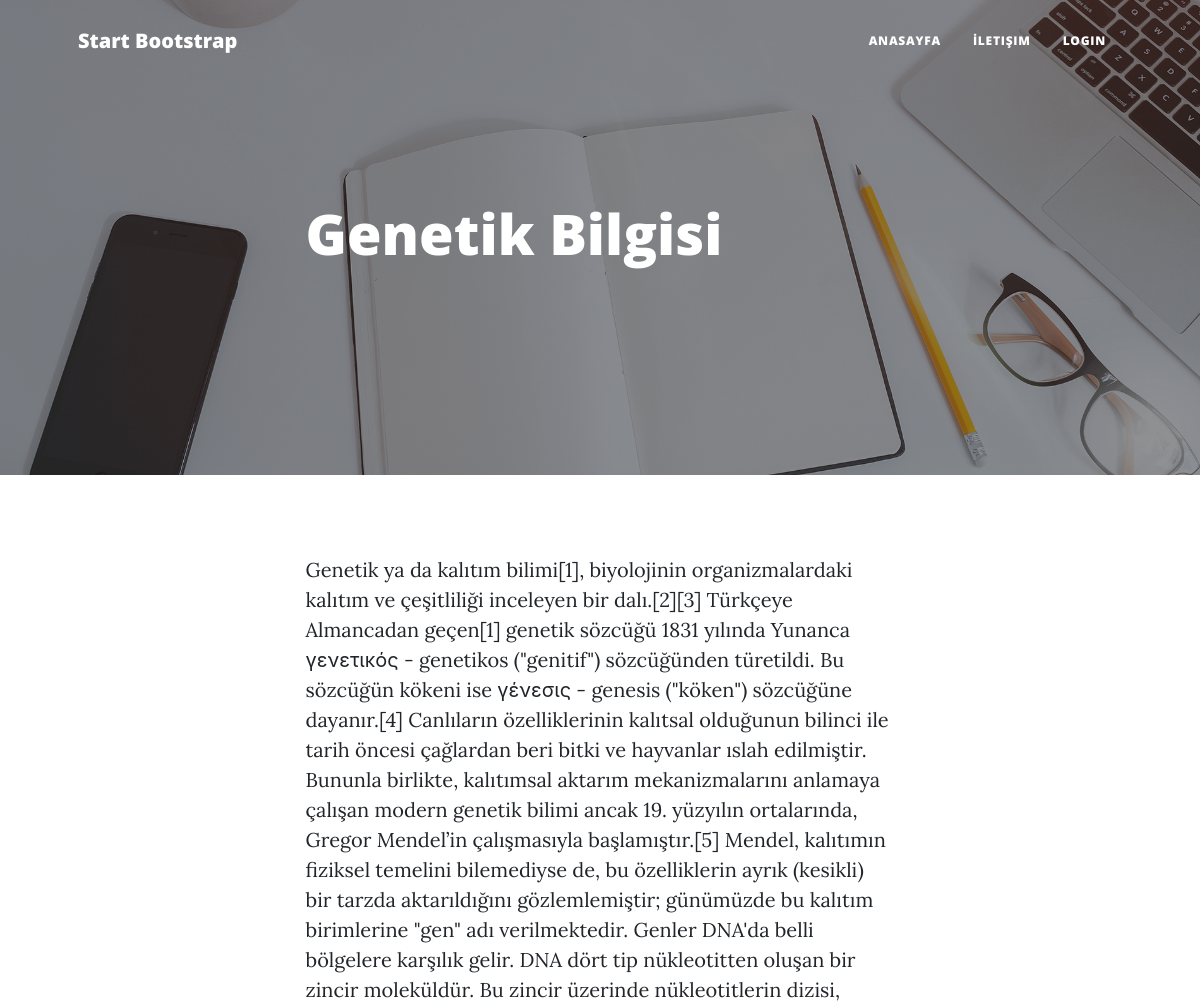
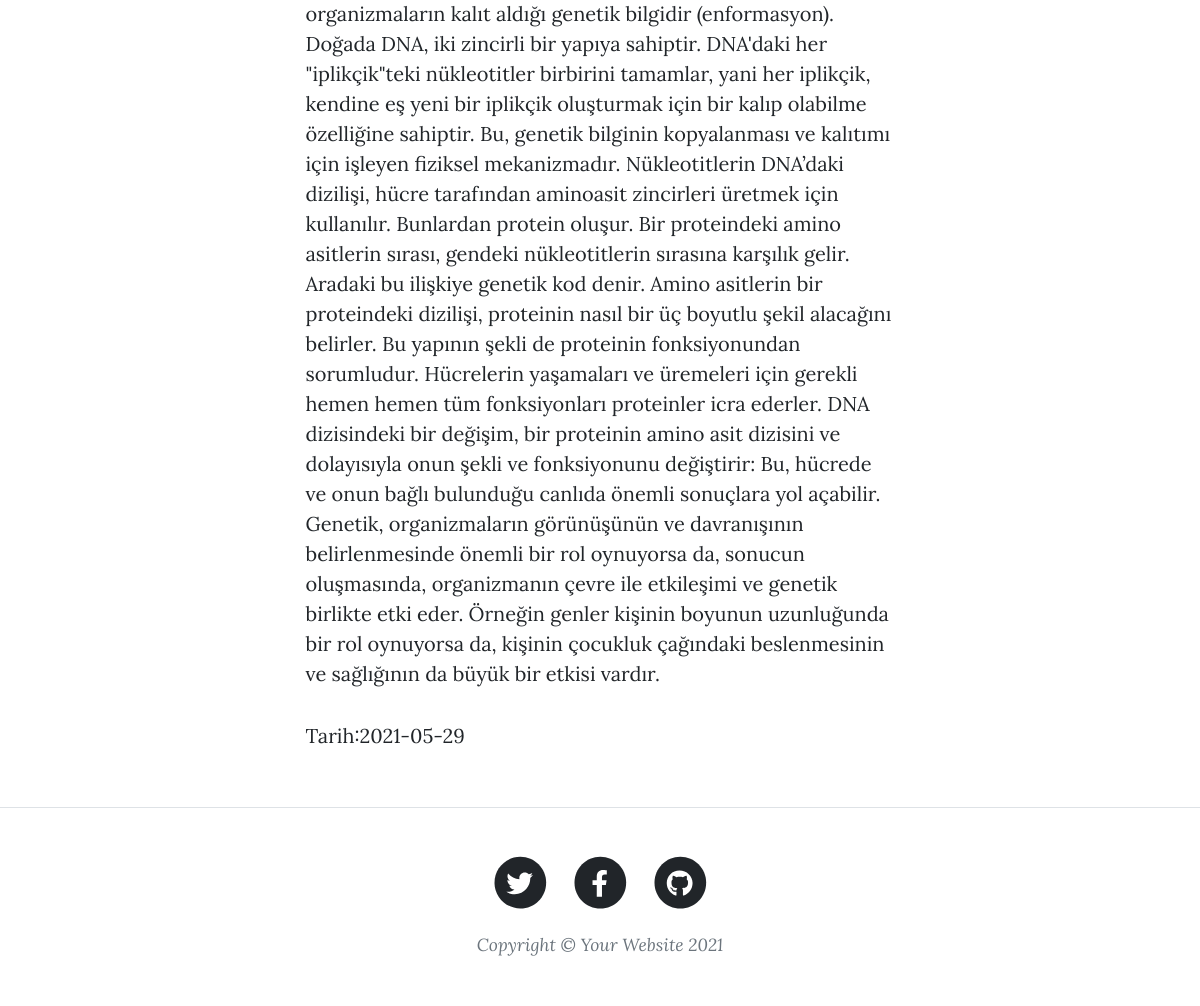
The app's page /duyuru/3 with its own data (2 pictures, top to bottom).
### tables this page shows
CREATE TABLE `duyurular` (
  `duyuru_id` int(11) NOT NULL,
  `baslik` varchar(250) NOT NULL,
  `aciklama` longtext NOT NULL,
  `tarih` varchar(250) NOT NULL,
  `link` varchar(250) NOT NULL,
  `tiksayisi` int(250) NOT NULL
);

### application/controllers/Anasayfa.php (called while the page is built, shortened)
<?php
class Anasayfa extends CI_Controller {
    public function duyuruCek($id)
    {
    	$id=$this->uri->segment('2');
    	$this->load->model('Vt');
    	$info=$this->Vt->duyuruInfo($id);
    	$this->load->view('duyurular',compact('info'));
    }
}

### index.php (called while the page is built, shortened)
<?php
require_once BASEPATH.'core/CodeIgniter.php';

### application/models/Vt.php (called while the page is built, shortened)
<?php
class Vt extends CI_Model{
     function duyuruInfo($id)
    {
         $result=$this->db->where('duyuru_id',$id)->get('duyurular')->row();
         return $result;
    }
}

### application/views/duyurular.php (the view, shortened to what this page needs)
<header class="masthead" style="background-image: url('<?php echo base_url('assets/fronted/');?>img/home-bg.jpg')">
    <div class="container position-relative px-4 px-lg-5">
        <div class="row gx-4 gx-lg-5 justify-content-center">
            <div class="col-md-10 col-lg-8 col-xl-7">
                <div class="post-heading">
                    <h1><?php echo $this->session->userdata('title');?></h1>
                </div>
            </div>
        </div>
    </div>
</header>
<article class="mb-4">
    <div class="container px-4 px-lg-5">
        <div class="row gx-4 gx-lg-5 justify-content-center">
            <div class="col-md-10 col-lg-8 col-xl-7">
                <p><?php echo $info->aciklama;?></p>
                <p>
                   Tarih:<?php echo $info->tarih;?>
                </p>
            </div>
        </div>
    </div>
</article>

### records on screen
duyurular: aciklama "Genetik ya da kalıtım bilimi[1], biyolojinin organizmalardaki kalıtım ve çeşitliliği inceleyen bir dalı.[2][3] Türkçeye Almancadan geçen[1] genetik sözcüğü 1831 yılında Yunanca γενετικός - genetikos (\"genitif\") sözcüğünden türetildi. Bu sözcüğün kökeni ise γένεσις - genesis (\"köken\") sözcüğüne dayanır.[4] Canlıların özelliklerinin kalıtsal olduğunun bilinci ile tarih öncesi çağlardan beri bitki ve hayvanlar ıslah edilmiştir. Bununla birlikte, kalıtımsal aktarım mekanizmalarını anlamaya çalışan modern genetik bilimi ancak 19. yüzyılın ortalarında, Gregor Mendel’in çalışmasıyla başlamıştır.[5] Mendel, kalıtımın fiziksel temelini bilemediyse de, bu özelliklerin ayrık (kesikli) bir tarzda…", tarih "2021-05-29"

### other values on screen
$this->session->userdata('title') "Genetik Bilgisi"
